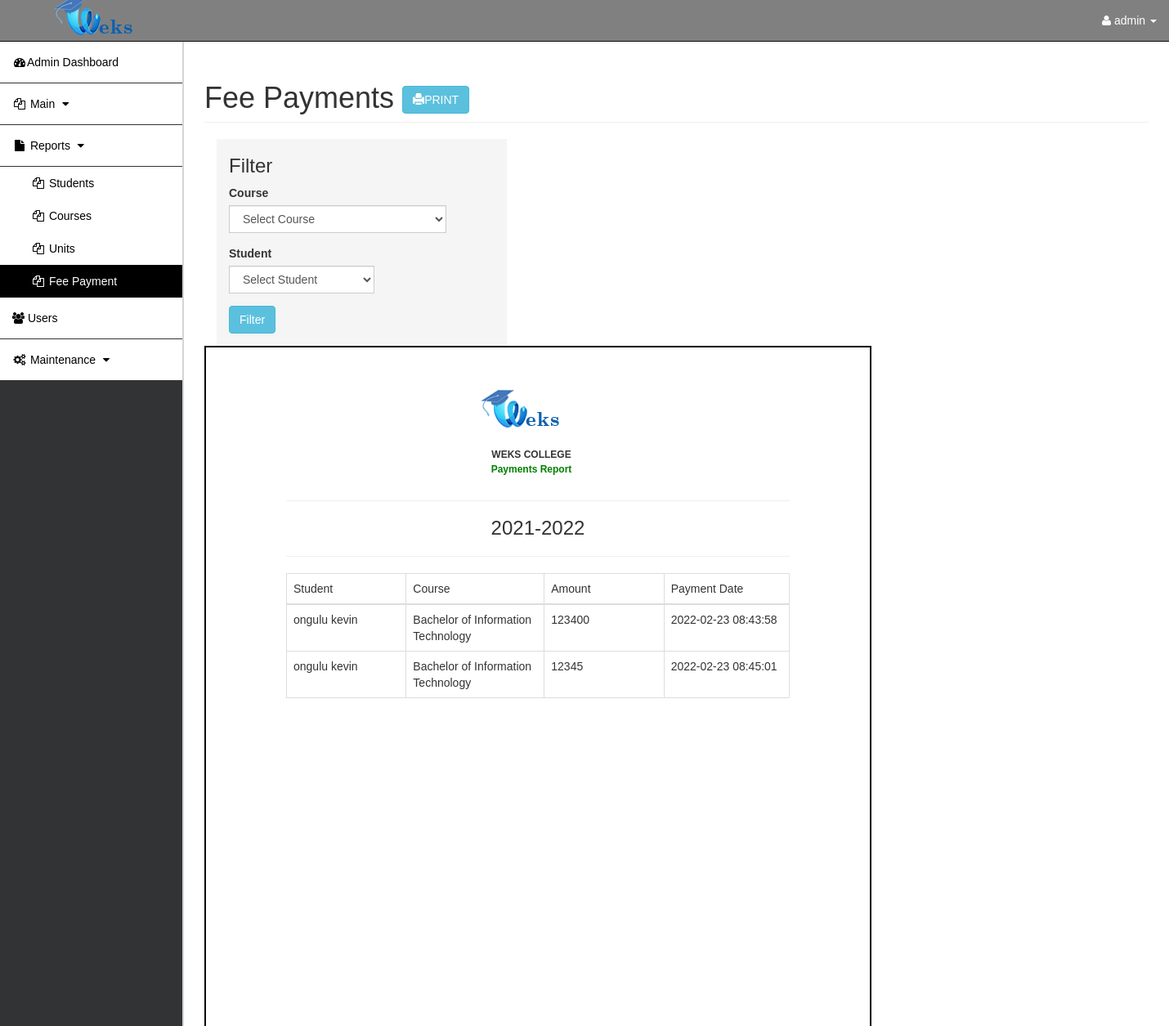
Page /rms.php?page=finance_fee_payment_report (signed in, upper part) on the earlier database version.
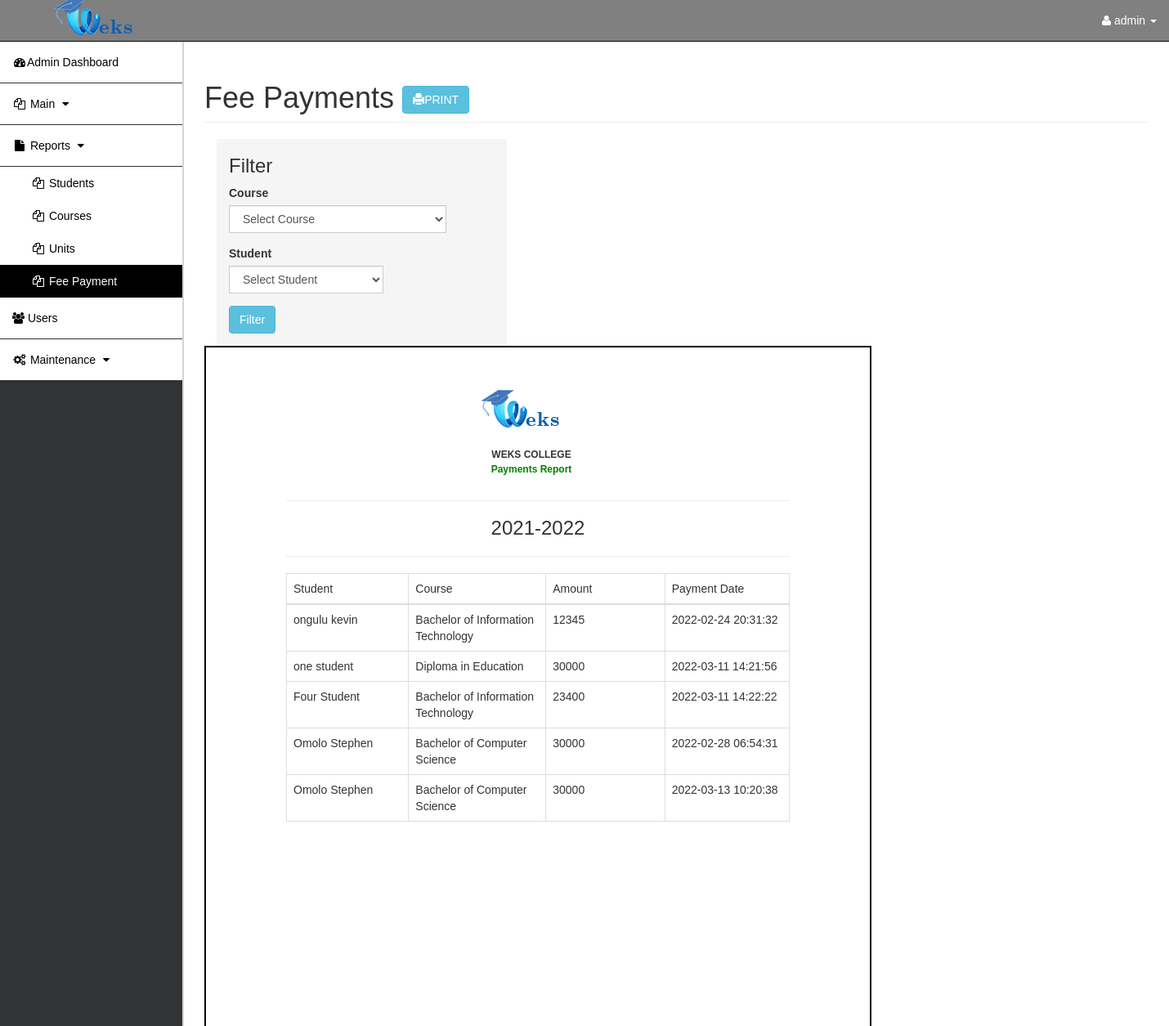
Same page on the later database version.
### tables this page shows
CREATE TABLE `school_year` (
  `SY_ID` int(10) NOT NULL,
  `school_year` varchar(10) NOT NULL,
  `status` varchar(10) NOT NULL
);

CREATE TABLE `payments` (
  `id` int(10) NOT NULL,
  `student` int(10) NOT NULL,
  `semester` int(10) NOT NULL,
  `amount` int(10) NOT NULL,
  `study_year` int(10) NOT NULL,
  `payment_date` datetime NOT NULL,
  `school_year` int(10) NOT NULL,
  `payment_method` varchar(100) NOT NULL DEFAULT 'Bank'
);

CREATE TABLE `user` (
  `USER_ID` int(11) NOT NULL,
  `LASTNAME` varchar(30) NOT NULL,
  `FIRSTNAME` varchar(30) NOT NULL,
  `MIDDLE_NAME` varchar(100) NOT NULL,
  `USERNAME` varchar(100) NOT NULL,
  `USER_TYPE` varchar(15) NOT NULL,
  `ADDRESS` varchar(255) NOT NULL,
  `GENDER` varchar(10) NOT NULL,
  `DOB` date NOT NULL DEFAULT current_timestamp(),
  `EMAIL` varchar(100) NOT NULL,
  `PASSWORD` varchar(255) NOT NULL DEFAULT '0192023a7bbd73250516f069df18b500'
);

CREATE TABLE `program` (
  `PROGRAM_ID` int(20) NOT NULL,
  `PROGRAM` varchar(255) NOT NULL,
  `DESCRIPTION` varchar(50) NOT NULL,
  `no_of_years` int(10) NOT NULL DEFAULT 1
);

### finance_fee_payment_report.php (the view, shortened to what this page needs)
<?php session_start();
include 'db.php';
$sub_query=" WHERE payments.amount !='' ";
?>
<h1 class="page-header">Fee Payments
  <button type="text" class="btn btn-info" onclick="printContent('stud')" >
    <i class="glyphicon glyphicon-print"></i>PRINT</button>
  </h1>
  <div class="col-md-4" id="">
  <div style="background-color:rgba(208, 212, 209, 0.23);padding-left:30px">
    <div class="row main">
      <div class="main-login main-center">
        <h3 id="head">Filter</h3>
        <form class="" method="post">
          <div class="form-group">
            <label for="sub" class="cols-sm-2 control-label">Course</label>
            <div class="cols-sm-4">
              <div class="input-group">
                <select name="subject_id" class="form-control">
                  <option value="">Select Course</option>
                </select>
              </div>
            </div>
          </div>
          <div class="form-group">
            <label for="sub" class="cols-sm-2 control-label">Student</label>
            <div class="cols-sm-4">
              <div class="input-group">
                <select name="stud_id" class="form-control">
                  <option value="">Select Student</option>
                </select>
              </div>
            </div>
          </div>
          <div class="form-group ">
            <button type="submit" name="verify" class="btn btn-info" id="btn_add">Filter</button>
          </div>
        </form>
      </div>
    </div>
  </div>
</div>
  <div class="container">
    <div class="row">
     <div class="col-sm-3">
    </div>
    <br> <br>
    <div class="col-md-8" id="stud" style="padding:50px">
      <img style="margin-left: 40%;" src="asset/images/logo.png"><br><br>
      <div style="margin-left:.5in;margin-right:.5in;margin-top:.1in;margin-bottom:.1in;line-height:1mm;">
       <table>
         <tr>
          <td style="width:20%;">
          </td>
          <td style="width:400px;font-size:12px;line-height:1mm;text-align:center" >
            <p><b>WEKS COLLEGE</b></p>
            <p style="padding:5px; font-weight: bold; color:green" >Payments Report</p>
          </td>
       </tr>
     </table>
     <?php
      $sy=$conn->query("SELECT  DISTINCT payments.school_year from payments");
      while($row7=mysqli_fetch_array($sy)){
        $school_year_f=$row7['school_year'];
        $row5=$conn->query("SELECT school_year FROM school_year WHERE SY_ID='$school_year_f'");
        $school_year=mysqli_fetch_assoc($row5);
        $school_year=$school_year['school_year'];
        ?>
        <hr>
        <h3 style="text-align:center;"><?php echo $school_year ?></h3>
        <hr>
     <table id="students" class="table table-bordered" >
      <thead>
        <tr id="heads">
          <td style="width:10%">Student</td>
          <td style="width:10%">Course</td>
          <td style="width:10%">Amount</td>
                  <td style="width:10%">Payment Date</th>
                  </tr>
                </thead>
                <tbody>
                  <?php
                  include 'db.php';
                  $sql=  mysqli_query($conn, "SELECT * FROM payments left join grade on payments.semester=grade.grade_id JOIN school_year ON payments.school_year=school_year.SY_ID JOIN  students ON payments.student=students.STUDENT_ID join user on students.USER=user.USER_ID left join program on students.PROGRAM=program.PROGRAM_ID $sub_query");
                  while($row = mysqli_fetch_assoc($sql)) {
                    ?>
                    <tr>
                      <td><?php echo $row['LASTNAME'] . ' ' . $row['FIRSTNAME']. ' ' . $row['MIDDLENAME'] ?></td>
                      <td><?php echo $row['PROGRAM'] ?></td>
                      <td><?php echo $row['amount'] ?></td>
                      <td><?php echo $row['payment_date'] ?></td>
                    </tr>
                    <?php
                  } mysqli_close($conn);
                  ?>
                </tbody>
              </table>
            <?php } ?>
            </div>
          </div>
        </div>
      </div>

Differences in the rows shown:
removed payments: user.LASTNAME "ongulu", user.FIRSTNAME "kevin", program.PROGRAM "Bachelor of Information Technology", amount "123400", payment_date "2022-02-23 08:43:58"
removed payments: user.LASTNAME "ongulu", user.FIRSTNAME "kevin", program.PROGRAM "Bachelor of Information Technology", amount "12345", payment_date "2022-02-23 08:45:01"
added payments: user.LASTNAME "ongulu", user.FIRSTNAME "kevin", program.PROGRAM "Bachelor of Information Technology", amount "12345", payment_date "2022-02-24 20:31:32"
added payments: user.LASTNAME "one", user.FIRSTNAME "student", program.PROGRAM "Diploma in Education", amount "30000", payment_date "2022-03-11 14:21:56"
added payments: user.LASTNAME "Four", user.FIRSTNAME "Student", program.PROGRAM "Bachelor of Information Technology", amount "23400", payment_date "2022-03-11 14:22:22"
added payments: user.LASTNAME "Omolo", user.FIRSTNAME "Stephen", program.PROGRAM "Bachelor of Computer Science", amount "30000", payment_date "2022-02-28 06:54:31"
added payments: user.LASTNAME "Omolo", user.FIRSTNAME "Stephen", program.PROGRAM "Bachelor of Computer Science", amount "30000", payment_date "2022-03-13 10:20:38"
